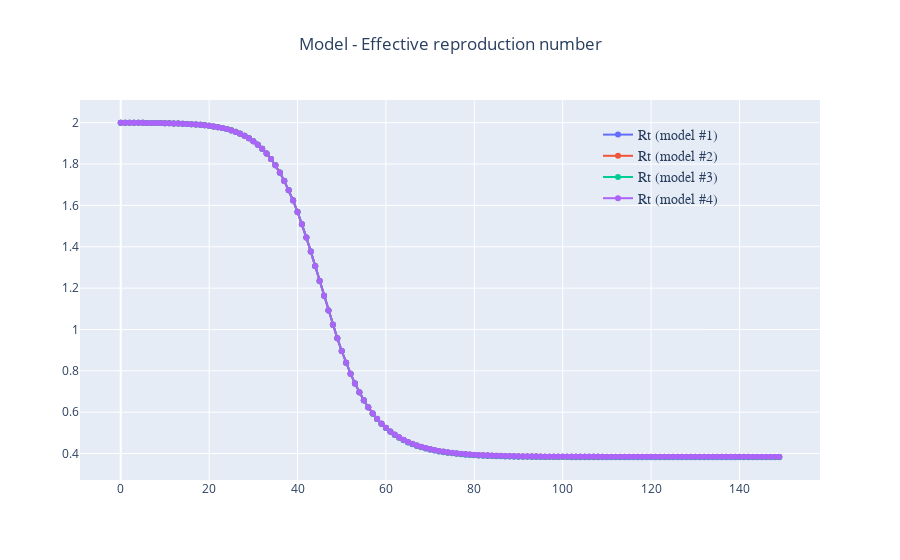

Notebook cell for this chart:
### Code cell
tbound = 150
fig = go.Figure()
fig.add_trace(go.Scatter(
    x=df1[df1.time<tbound]['time'],
    y=df1[df1.time<tbound]['Rt'],
    name='Rt (model #1)',
    mode='lines+markers',line_width=2,marker_size=6,opacity=1))

fig.add_trace(go.Scatter(
    x=df2[df2.time<tbound]['time'],
    y=df2[df2.time<tbound]['Rt'],
    name='Rt (model #2)',
    mode='lines+markers',line_width=2,marker_size=6,opacity=1))

fig.add_trace(go.Scatter(
    x=df3[df3.time<tbound]['time'],
    y=df3[df3.time<tbound]['Rt'],
    name='Rt (model #3)',
    mode='lines+markers',line_width=2,marker_size=6,opacity=1))

fig.add_trace(go.Scatter(
    x=df4[df4.time<tbound]['time'],
    y=df4[df4.time<tbound]['Rt'],
    name='Rt (model #4)',
    mode='lines+markers',line_width=2,marker_size=6,opacity=1))

fig.update_layout(
    title="Model - Effective reproduction number",
    title_x=0.5,showlegend=True,yaxis = {'type': 'linear'},
    legend=dict(
            x=0.70,y=0.95,
            traceorder="normal",font=dict(family="sans-serif",size=14),bgcolor='rgba(0,0,0,0)'),)

fig.show()

### Figure 1 — Plotly figure (JSON) as saved in the notebook; plotly's stock layout.template omitted (floating-point values rounded to 4 significant figures; data arrays with more than 128 entries replaced by an {"elided": "..."} marker saying what was removed)
{"data": [{"line": {"width": 2}, "marker": {"size": 6}, "mode": "lines+markers", "name": "Rt (model #1)", "opacity": 1, "type": "scatter", "x": {"elided": "150 int values"}, "y": {"elided": "150 float values"}}, {"line": {"width": 2}, "marker": {"size": 6}, "mode": "lines+markers", "name": "Rt (model #2)", "opacity": 1, "type": "scatter", "x": {"elided": "150 int values"}, "y": {"elided": "150 float values"}}, {"line": {"width": 2}, "marker": {"size": 6}, "mode": "lines+markers", "name": "Rt (model #3)", "opacity": 1, "type": "scatter", "x": {"elided": "150 int values"}, "y": {"elided": "150 float values"}}, {"line": {"width": 2}, "marker": {"size": 6}, "mode": "lines+markers", "name": "Rt (model #4)", "opacity": 1, "type": "scatter", "x": {"elided": "150 int values"}, "y": {"elided": "150 float values"}}], "layout": {"legend": {"bgcolor": "rgba(0,0,0,0)", "font": {"family": "sans-serif", "size": 14}, "traceorder": "normal", "x": 0.7, "y": 0.95}, "showlegend": true, "title": {"text": "Model - Effective reproduction number", "x": 0.5}, "yaxis": {"type": "linear"}}}
